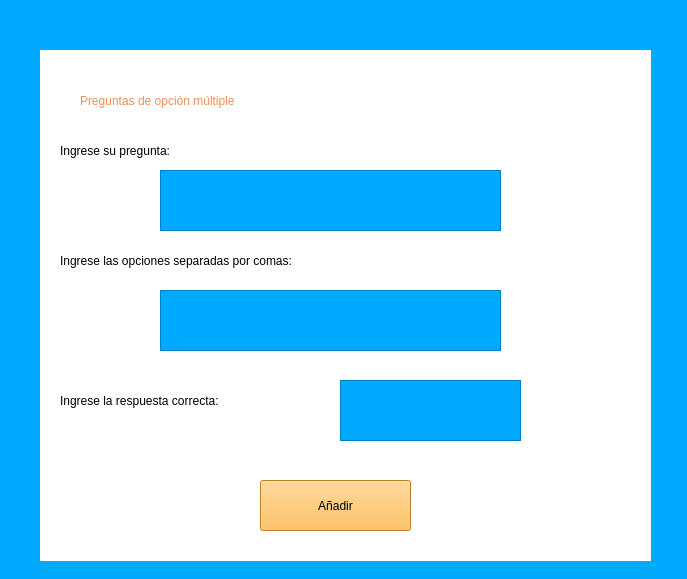
<?xml version="1.0" encoding="UTF-8"?>
<ui version="4.0">
 <class>menuCursos</class>
 <widget class="QMainWindow" name="menuCursos">
  <property name="geometry">
   <rect>
    <x>0</x>
    <y>0</y>
    <width>687</width>
    <height>579</height>
   </rect>
  </property>
  <property name="windowTitle">
   <string>MainWindow</string>
  </property>
  <property name="styleSheet">
   <string notr="true">background-color: rgb(0, 170, 255);</string>
  </property>
  <widget class="QWidget" name="centralwidget">
   <widget class="QLabel" name="label">
    <property name="geometry">
     <rect>
      <x>40</x>
      <y>50</y>
      <width>611</width>
      <height>511</height>
     </rect>
    </property>
    <property name="styleSheet">
     <string notr="true">background-color: rgb(255, 255, 255);</string>
    </property>
    <property name="text">
     <string/>
    </property>
   </widget>
   <widget class="QLabel" name="label_2">
    <property name="geometry">
     <rect>
      <x>80</x>
      <y>70</y>
      <width>521</width>
      <height>61</height>
     </rect>
    </property>
    <property name="styleSheet">
     <string notr="true">font: 700 28pt &quot;Segoe UI&quot;;
background-color: rgb(255, 255, 255);
color: rgb(242, 144, 87);</string>
    </property>
    <property name="text">
     <string>Preguntas de opción múltiple</string>
    </property>
   </widget>
   <widget class="QPushButton" name="botonAgregarPreguntaOM">
    <property name="geometry">
     <rect>
      <x>260</x>
      <y>480</y>
      <width>151</width>
      <height>51</height>
     </rect>
    </property>
    <property name="styleSheet">
     <string notr="true">font: 700 12pt &quot;Segoe UI&quot;;
background-color: rgb(255, 179, 56);</string>
    </property>
    <property name="text">
     <string>Añadir</string>
    </property>
   </widget>
   <widget class="QTextEdit" name="textEditPreguntaOM">
    <property name="geometry">
     <rect>
      <x>160</x>
      <y>170</y>
      <width>341</width>
      <height>61</height>
     </rect>
    </property>
   </widget>
   <widget class="QLabel" name="label_3">
    <property name="geometry">
     <rect>
      <x>60</x>
      <y>120</y>
      <width>211</width>
      <height>61</height>
     </rect>
    </property>
    <property name="styleSheet">
     <string notr="true">background-color: rgba(0, 0, 0, 0);
font: 700 14pt &quot;Segoe UI&quot;;</string>
    </property>
    <property name="text">
     <string>Ingrese su pregunta: </string>
    </property>
   </widget>
   <widget class="QLabel" name="label_4">
    <property name="geometry">
     <rect>
      <x>60</x>
      <y>230</y>
      <width>401</width>
      <height>61</height>
     </rect>
    </property>
    <property name="styleSheet">
     <string notr="true">background-color: rgba(0, 0, 0, 0);
font: 700 14pt &quot;Segoe UI&quot;;</string>
    </property>
    <property name="text">
     <string>Ingrese las opciones separadas por comas:</string>
    </property>
   </widget>
   <widget class="QTextEdit" name="textEditOpciones">
    <property name="geometry">
     <rect>
      <x>160</x>
      <y>290</y>
      <width>341</width>
      <height>61</height>
     </rect>
    </property>
   </widget>
   <widget class="QComboBox" name="comboBoxRespuesta">
    <property name="geometry">
     <rect>
      <x>460</x>
      <y>450</y>
      <width>151</width>
      <height>61</height>
     </rect>
    </property>
   </widget>
   <widget class="QTextEdit" name="textEditRespuestaCorrecta">
    <property name="geometry">
     <rect>
      <x>340</x>
      <y>380</y>
      <width>181</width>
      <height>61</height>
     </rect>
    </property>
   </widget>
   <widget class="QLabel" name="label_5">
    <property name="geometry">
     <rect>
      <x>60</x>
      <y>370</y>
      <width>281</width>
      <height>61</height>
     </rect>
    </property>
    <property name="styleSheet">
     <string notr="true">background-color: rgba(0, 0, 0, 0);
font: 700 14pt &quot;Segoe UI&quot;;</string>
    </property>
    <property name="text">
     <string>Ingrese la respuesta correcta:</string>
    </property>
   </widget>
   <zorder>comboBoxRespuesta</zorder>
   <zorder>label</zorder>
   <zorder>label_2</zorder>
   <zorder>botonAgregarPreguntaOM</zorder>
   <zorder>textEditPreguntaOM</zorder>
   <zorder>label_3</zorder>
   <zorder>label_4</zorder>
   <zorder>textEditOpciones</zorder>
   <zorder>textEditRespuestaCorrecta</zorder>
   <zorder>label_5</zorder>
  </widget>
 </widget>
 <resources/>
 <connections/>
</ui>
